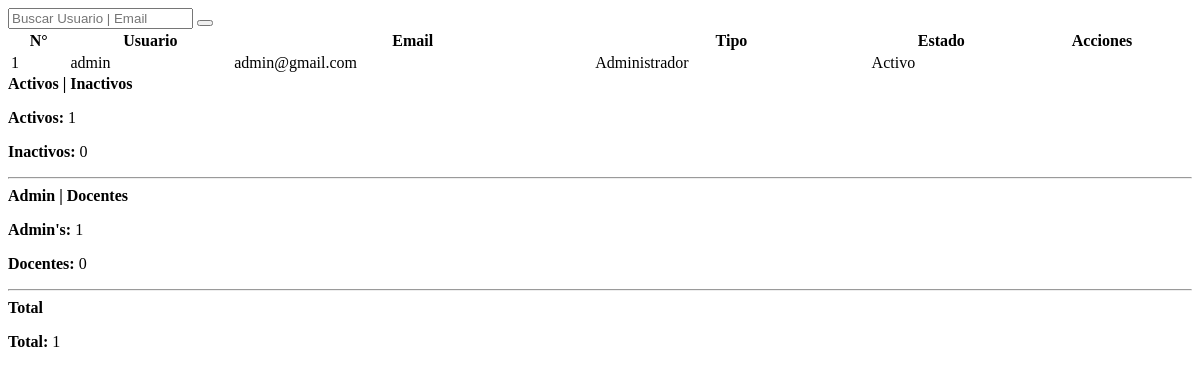
The app's page /views/usuarios/principal.php with its own data.
### tables this page shows
CREATE TABLE `usuarios` (
  `idusuario` int(11) NOT NULL,
  `usuario` varchar(100) NOT NULL,
  `email` text NOT NULL,
  `passw` varchar(255) NOT NULL,
  `idrol` int(11) DEFAULT NULL,
  `estado` tinyint(4) DEFAULT 1
);

### models/funciones.php (called while the page is built, shortened)
<?php
class Procesos
{
    public function isdu($query, $accion, $params = [])
    {
        $row = [];
        $modelo = new ConexionBD();
        $conexion = $modelo->get_conexion();
        try {
            $stmt = $conexion->prepare($query);
            if ($accion == "S" || $accion == "s") {
                $stmt->execute($params);
                while ($result = $stmt->fetch(PDO::FETCH_ASSOC)) {
                    $row[] = $result;
                }
                return $row;
            } else {
                $stmt->execute($params);
                return 1;
            }
        } catch (PDOException $e) {
            return 0;
        } finally {
            $stmt = null;
            $modelo->close_conexion();
        }
    }
}

### controllers/funciones.php (called while the page is built, shortened)
<?php
function CRUD($query, $accion) {
    $consultas = new Procesos();
    $data = $consultas->isdu($query, $accion);
    return $data;
}

### views/usuarios/principal.php (the view, shortened to what this page needs)
<?php
include_once '../../models/funciones.php';
include_once '../../controllers/funciones.php';
$cont = 0;
if (isset($_REQUEST['num'])) {
    $pagina = $_REQUEST['num'];
} else {
    $pagina = 0;
}
if (isset($_REQUEST['num_reg'])) {
    $registros = $_REQUEST['num_reg'];
} else {
    $registros = 10;
}
if (!$pagina) {
    $inicio = 0;
} else {
    $inicio = ($pagina - 1) * $registros;
}
if (isset($_REQUEST['login'])) {
    $login = $_REQUEST['login'];
    $query = "SELECT * FROM usuarios WHERE usuario LIKE '%$login%' || email LIKE '%$login%'";
    $dataUsuarios = CRUD("SELECT * FROM usuarios WHERE usuario LIKE '%$login%' || email LIKE '%$login%' LIMIT $inicio,$registros", "s");
} else {
    $dataUsuarios = CRUD("SELECT * FROM usuarios LIMIT $inicio,$registros", "s");
}
$data = CRUD("SELECT COUNT(*) AS total,
SUM(CASE WHEN estado = 1 THEN 1 ELSE 0 END) AS activos,
SUM(CASE WHEN estado = 0 THEN 1 ELSE 0 END) AS inactivos,
SUM(CASE WHEN idrol = 1 THEN 1 ELSE 0 END) AS admins,
SUM(CASE WHEN idrol = 2 THEN 1 ELSE 0 END) AS docentes
FROM usuarios", "s");
$data2 = CRUD("SELECT COUNT(*) AS total,
SUM(estado = 1) AS activos,
SUM(estado = 0) AS inactivos,
SUM(idrol = 1) AS admins,
SUM(idrol = 2) AS docentes
FROM usuarios", "s");
foreach ($data as $result) {
    $activos = $result['activos'];
    $inactivos = $result['inactivos'];
    $admins = $result['admins'];
    $docentes = $result['docentes'];
    $total = $result['total'];
}
?>
<div class="table-responsive" id="PanelUsuarios">
    <div style="margin: 0 auto; width: 100%;" class="barra">
        <div class="acciones">
            <div class="input-group mb-3">
                <input type="text" class="form-control" placeholder="Buscar Usuario | Email" name="login">
                <button class="btn btn-outline-secondary" type="button" id="busca-login">
                </button>
            </div>
        </div>
    </div>
    <div class="row">
        <div class="col-md-8">
            <table class="table table-bordereless table-bordered table-hover table-sm"
                style="margin: 0 auto;width: 100%;">
                <thead class="vertical-align: middle; " class="cc">
                    <tr>
                        <th>N°</th>
                        <th>Usuario</th>
                        <th>Email</th>
                        <th>Tipo</th>
                        <th>Estado</th>
                        <th colspan="2">Acciones</th>
                    </tr>
                </thead>
                <tbody style="vertical-align: middle;" class="cc">
                    <?php foreach ($dataUsuarios as $result): ?>
                        <tr>
                            <td><?php echo $cont += 1; ?></td>
                            <td><?php echo $result['usuario']; ?></td>
                            <td><?php echo $result['email']; ?></td>
                            <td><?php echo ($result['idrol'] == 1) ? 'Administrador' : 'Docente'; ?></td>
                            <td><?php echo ($result['estado'] == 1) ? 'Activo' : 'Desactivo'; ?></td>
                            <td>
                            </td>
                            <td>
                            </td>
                        </tr>
                    <?php endforeach ?>
                </tbody>
            </table>
        </div>
        <div class="col-md-4">
            <div class="card">
                <div class="card-header">
                    <b>Activos | Inactivos</b>
                </div>
                <div class="card-body">
                    <p><b>Activos: </b><?= $activos; ?></p>
                    <p><b>Inactivos: </b><?= $inactivos; ?></p>
                </div>
            </div>
            <hr>
            <div class="card">
                <div class="card-header">
                    <b>Admin | Docentes</b>
                </div>
                <div class="card-body">
                    <p><b>Admin's: </b><?= $admins; ?></p>
                    <p><b>Docentes: </b><?= $docentes; ?></p>
                </div>
            </div>
            <hr>
            <div class="card">
                <div class="card-header">
                    <b>Total</b>
                </div>
                <div class="card-body">
                    <p><b>Total: </b><?= $total; ?></p>
                </div>
            </div>
        </div>
    </div>
</div>

### records on screen
usuarios: usuario "admin", email "admin@gmail.com", shows "Administrador", estado "Activo"

### other values on screen
$activos "1"
$inactivos "0"
$admins "1"
$docentes "0"
$total "1"
